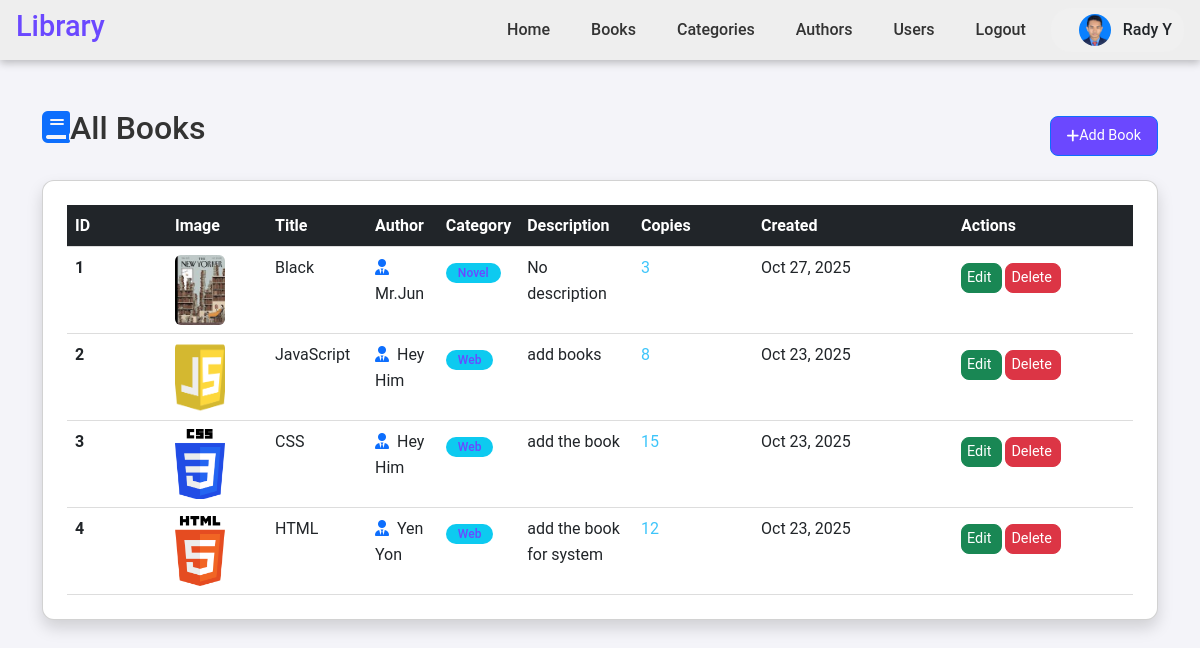
/books/ (signed in), run on the app's committed database.
### myapp/models.py (models this page shows, shortened)
class UserProfile(models.Model):
    user = models.OneToOneField(User, on_delete=models.CASCADE, related_name='userprofile')
    address = models.TextField(blank=True, null=True)
    phone_number = models.CharField(max_length=15, blank=True, null=True)
    profile_image = models.ImageField(upload_to='imgs/profile_images/', blank=True, null=True)
    created_at = models.DateTimeField(auto_now_add=True)

class Book(models.Model):
    image = models.ImageField(upload_to='imgs/books/', blank=True, null=True)
    title = models.CharField(max_length=200)
    author = models.ForeignKey(Author, on_delete=models.CASCADE)
    category = models.ForeignKey(Category, on_delete=models.CASCADE)
    description = models.TextField(blank=True, null=True)
    copies = models.IntegerField()
    created_at = models.DateTimeField(auto_now_add=True)
    class Meta:
        ordering = ['-created_at']

class Author(models.Model):
    name = models.CharField(max_length=200, unique=True)
    biography = models.TextField(blank=True, null=True)
    created_at = models.DateTimeField(auto_now_add=True)
    class Meta:
        ordering = ['name']

class Category(models.Model):
    name = models.CharField(max_length=100, unique=True)
    description = models.TextField(blank=True, null=True)
    created_at = models.DateTimeField(auto_now_add=True)
    class Meta:
        ordering = ['name']

### myapp/views.py (the view)
# urls.py: path('books/', views.book_list, name='book_list'),
@login_required
def book_list(request):
    books = Book.objects.select_related('author', 'category').order_by('-created_at')
    paginator = Paginator(books, 10)
    page_number = request.GET.get('page')
    books_page = paginator.get_page(page_number)
    return render(request, 'book.html', {'books': books_page})

### myapp/templates/book.html (shortened to what this page needs)
{% load static %}
<!DOCTYPE html>
<html lang="en">
<head>
    <link href="https://cdn.jsdelivr.net/npm/bootstrap@5.3.0/dist/css/bootstrap.min.css" rel="stylesheet">
    <link href="https://cdnjs.cloudflare.com/ajax/libs/font-awesome/6.0.0/css/all.min.css" rel="stylesheet">
    <link rel="stylesheet" href="{% static 'css/style.css' %}">
</head>
<body>
    {% include 'nav.html' %}
    <div class="container mt-5">
        <div class="d-flex justify-content-between align-items-center mb-4">
            <h2><i class="fas fa-book text-primary "></i>All Books</h2>
            <a href="{% url 'add_book' %}" class="btn btn-primary">
                <i class="fas fa-plus"></i> Add Book
            </a>
        </div>
        <div class="card shadow">
            <div class="card-body p-0">
                <div class="table-responsive table-container">
                    <table class="table table-hover mb-0">
                        <thead class="table-dark sticky-top">
                            <tr>
                                <th style="width: 100px;">ID</th>
                                <th style="width: 100px;">Image</th>
                                <th style="width: 100px;">Title</th>
                                <th>Author</th>
                                <th>Category</th>
                                <th>Description</th>
                                <th style="width: 120px;">Copies</th>
                                <th style="width: 200px;">Created</th>
                                <th style="width: 180px;">Actions</th>
                            </tr>
                        </thead>
                        <tbody>
                            {% for book in books %}
                            <tr>
                                <td><strong>{{ forloop.counter }}</strong></td>
                                <td>
                                    {% if book.image %}
                                    <img src="{{ book.image.url }}" alt="{{ book.title }}" class="book-image">
                                    {% else %}
                                    <i class="fas fa-book fa-2x text-muted"></i>
                                    {% endif %}
                                </td>
                                <td>{{ book.title }}</td>
                                <td>
                                    <i class="fas fa-user-tie text-primary me-1"></i>
                                    {{ book.author.name }}
                                </td>
                                <td>
                                    <span class="badge bg-info">
                                        {{ book.category.name }}
                                    </span>
                                </td>
                                <td>{{ book.description|truncatewords:10|default:"No description" }}</td>
                                <td><span style="color:rgb(62, 197, 250);">{{ book.copies }}</span></td>
                                <td>{{ book.created_at|date:"M d, Y" }}</td>
                                <td>
                                    <div class="btn-group btn-group-sm" role="group">
                                        <a href="{% url 'edit_book' book.id %}" title="Edit">
                                            <button type="button" class="btn btn-success" id="edit">Edit</button>
                                        </a>
                                        <a href="{% url 'delete_book' book.id %}">
                                            <button type="button" class="btn btn-danger" id="delete">Delete</button>
                                        </a>
                                    </div>
                                </td>
                            </tr>
                            {% endfor %}
                        </tbody>
                    </table>
                </div>
            </div>
        </div>
    </div>
</body>
</html>

### myapp/templates/nav.html (shortened to what this page needs)
{% load static %}
<nav>
    <div class="left">
        <h2><a href="{% url 'home' %}">Library</a></h2>
    </div>
    <div class="right">
        <a href="{% url 'home' %}" >Home</a>
        <a href="{% url 'book_list' %}">Books</a>
        <a href="{% url 'category_list' %}">Categories</a>
        <a href="{% url 'author_list' %}">Authors</a>
        <a href="{% url 'user_list' %}">Users</a>
        {% if user.is_authenticated %}
            <a href="#" class="logout-trigger">Logout</a>
            <div class="sign-in d-flex align-items-center">
                <a href="{% url 'user_profile' user.id %}" class="d-flex align-items-center text-decoration-none text-dark">
                    {% if user.userprofile.profile_image %}
                        <img src="{{ user.userprofile.profile_image.url }}"
                             alt="{{ user.username }}"
                             class="rounded-circle"
                             width="32" height="32"
                             style="object-fit: cover; margin-right: 8px;">
                    {% else %}
                        <div class="rounded-circle bg-secondary text-white d-flex align-items-center justify-content-center"
                             style="width:32px; height:32px; font-size:14px; margin-right:8px;">
                            {{ user.username.0|upper }}
                        </div>
                    {% endif %}
                    <span>{{ user.username }}</span>
                </a>
            </div>
        {% endif %}
    </div>
</nav>

### myapp/static/css/style.css (style rules this page uses)
* { margin: 0; padding: 0; box-sizing: border-box; }
html, body { height: 100%; font-family: 'Roboto', Verdana, Geneva, Tahoma, sans-serif; color: #333; line-height: 1.6; background-color: #f4f4f9; }
nav { display: flex; justify-content: space-between; align-items: center; background-color: #ffffff; padding: 15px 30px; box-shadow: 0 2px 5px rgba(0, 0, 0, 0.1); position: sticky; top: 0; z-index: 1000; }
nav .left h2 { color: #6b48ff; font-size: 1.8em; }
nav .right { display: flex; align-items: center; gap: 25px; }
nav .right a { text-decoration: none; color: #333; font-weight: 500; transition: color 0.3s; }
.sign-in { display: flex; align-items: center; gap: 5px; background-color: #f0f0f0; padding: 6px 12px; border-radius: 20px; }
button { background: #007bff; color: white; padding: 12px 30px; border: none; border-radius: 5px; cursor: pointer; width: 100%; font-size: 16px; }
#delete { margin-left: 3px; padding: 3px 5px; }
#edit { margin-right: 5px; padding: 3px 5px; }
table { width: 100%; border-collapse: collapse; background-color: #fff; }
th, td { padding: 12px; text-align: left; border-bottom: 1px solid #ddd; }
th { background-color: #f8f9fa; font-weight: bold; }
.book-image { width: 50px; height: 70px; object-fit: cover; border-radius: 6px; }
.table-container { max-height: 600px; overflow-y: auto; }
:root { --primary-blue: #007bff; --primary-purple: #6b48ff; --light-blue: #e6f0fa; --light-purple: #f0eaff; --dark: #212529; --gray: #6c757d; --border-radius: 0.75rem; --shadow: 0 0.5rem 1rem rgba(0, 0, 0, .1); --transition: all 0.2s ease; }
.card { background: #fff; border-radius: var(--border-radius); box-shadow: var(--shadow); padding: 1.5rem; transition: var(--transition); position: relative; overflow: hidden; }
.badge { background: var(--light-purple); color: var(--primary-purple); padding: 0.25rem 0.75rem; border-radius: 1rem; font-weight: 500; display: inline-block; margin-top: 0.5rem; }
.btn { display: inline-flex; align-items: center; padding: 0.5rem 1rem; border-radius: 0.5rem; text-decoration: none; font-size: 0.9rem; transition: var(--transition); margin-top: 0.5rem; }
.btn-primary { background: var(--primary-purple); color: #fff; }

### myapp/templates/book.html (style rules this page uses)
.book-image { width: 50px; height: 70px; object-fit: cover; border-radius: 6px; }
.table-container { max-height: 600px; overflow-y: auto; }

### myapp/templates/nav.html (style rules this page uses)
nav { background-color: #eeeeeeff; box-shadow: rgba(0, 0, 0, 0.24) 0px 3px 8px; padding: 0.5rem 1rem; display: flex; justify-content: space-between; align-items: center; }
.left h2 a { text-decoration: none; color: inherit; }
.right a { margin-left: 1rem; text-decoration: none; color: inherit; }
.sign-in { display: flex; align-items: center; gap: 0.5rem; }
.sign-in a { display: flex; align-items: center; gap: 0.25rem; color: inherit; }

### data on the page
Book: image (picture), title "Black", author.name "Mr.Jun", category.name "Novel", description "No description", copies "3", created_at "Oct 27, 2025"
Book: image (picture), title "JavaScript", author.name "Hey Him", category.name "Web", description "add books", copies "8", created_at "Oct 23, 2025"
Book: image (picture), title "CSS", author.name "Hey Him", category.name "Web", description "add the book", copies "15", created_at "Oct 23, 2025"
Book: image (picture), title "HTML", author.name "Yen Yon", category.name "Web", description "add the book for system", copies "12", created_at "Oct 23, 2025"

### other printed values
{{ user.username }} "Rady Y"
